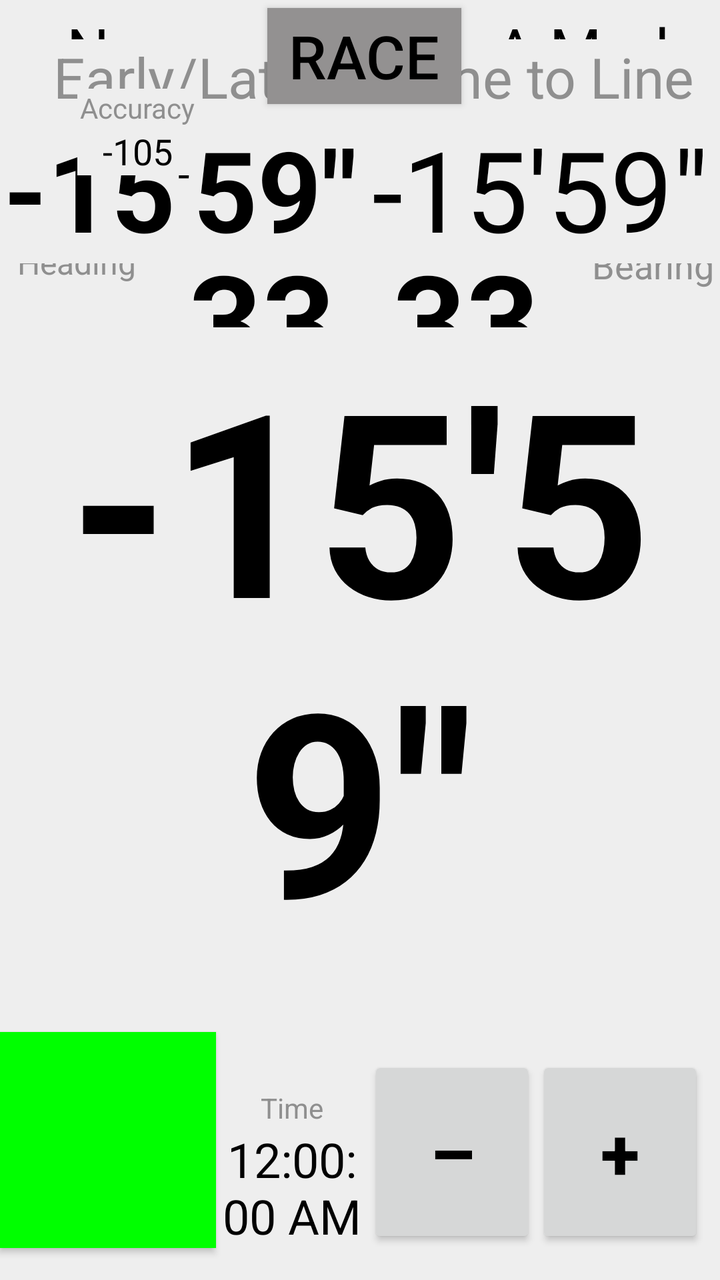
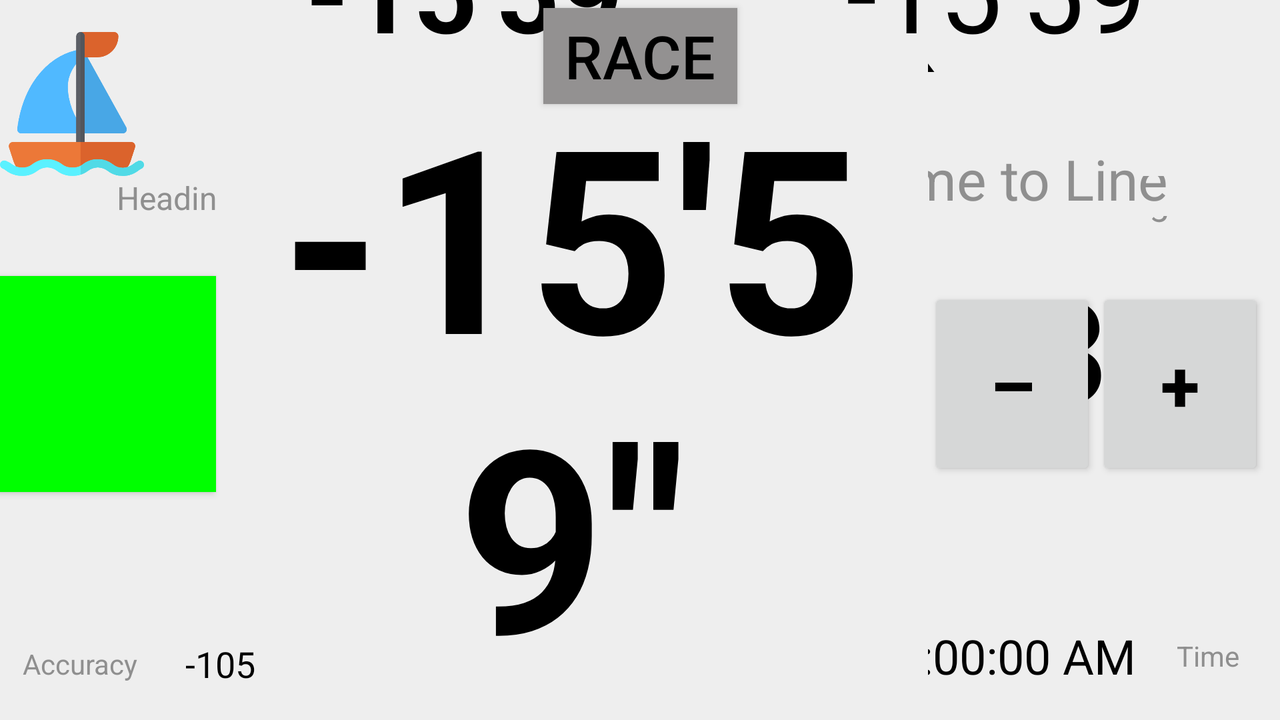

Two renders of one Android screen. The first uses the default layout on a phone; the second uses the alternative layout the repository ships for a different screen configuration, on a matching device. The two XML files are below.
<!-- AndroidManifest.xml: activity theme AppTheme.NoActionBar -->
<!-- res/layout/activity_start.xml -->
<?xml version="1.0" encoding="utf-8"?>
<androidx.constraintlayout.widget.ConstraintLayout xmlns:android="http://schemas.android.com/apk/res/android"
    xmlns:app="http://schemas.android.com/apk/res-auto"
    xmlns:tools="http://schemas.android.com/tools"
    android:layout_width="match_parent"
    android:layout_height="match_parent"
    android:keepScreenOn="true"
    tools:context=".StartActivity">

    <TextView
        android:id="@+id/start_course_name"
        android:layout_width="0dp"
        android:layout_height="wrap_content"
        android:layout_marginStart="4dp"
        android:layout_marginTop="4dp"
        android:gravity="center_horizontal"
        android:text="@string/none"
        android:textAlignment="center"
        android:textColor="@color/normal_text"
        android:textSize="30sp"
        app:layout_constraintEnd_toStartOf="@+id/stop_start"
        app:layout_constraintStart_toStartOf="parent"
        app:layout_constraintTop_toTopOf="parent" />


    <Button
        android:id="@+id/stop_start"
        android:layout_width="97dp"
        android:layout_height="wrap_content"
        android:layout_marginTop="0dp"
        android:background="@color/button_background"
        android:text="@string/race"
        android:textColor="@color/normal_text"
        android:textSize="30sp"
        app:layout_constraintEnd_toStartOf="@id/bearing_text"
        app:layout_constraintStart_toEndOf="@id/heading_text"
        app:layout_constraintTop_toTopOf="@id/start_course_name" />

    <TextView
        android:id="@+id/start_summary"
        android:layout_width="0dp"
        android:layout_height="wrap_content"
        android:text="summy"
        android:textAlignment="center"
        android:textColor="@color/black"
        android:textSize="24sp"
        app:layout_constraintEnd_toEndOf="@+id/stop_start"
        app:layout_constraintStart_toStartOf="@+id/stop_start"
        app:layout_constraintTop_toBottomOf="@id/stop_start" />

    <TextView
        android:id="@+id/start_next_mark_name"
        android:layout_width="0dp"
        android:layout_height="wrap_content"
        android:layout_marginTop="0dp"
        android:gravity="center_horizontal"
        android:text="@string/a_mark"
        android:textAlignment="center"
        android:textColor="@color/normal_text"
        android:textSize="30sp"
        app:layout_constraintEnd_toEndOf="parent"
        app:layout_constraintStart_toEndOf="@id/stop_start"
        app:layout_constraintTop_toTopOf="@id/start_course_name" />

    <TextView
        android:id="@+id/heading_title"
        android:layout_width="64dp"
        android:layout_height="wrap_content"
        android:layout_marginStart="4dp"
        android:layout_marginTop="4dp"
        android:gravity="end"
        android:text="@string/heading"
        android:textColor="@color/titles"
        android:textSize="16sp"
        app:layout_constraintStart_toStartOf="parent"
        app:layout_constraintTop_toTopOf="@id/heading_text" />

    <TextView
        android:id="@+id/heading_text"
        android:layout_width="0dp"
        android:layout_height="wrap_content"
        android:layout_marginStart="16dp"
        android:layout_marginTop="32dp"
        android:layout_marginEnd="8dp"
        android:gravity="center"
        android:text="333"
        android:textColor="@color/normal_text"
        android:textSize="64sp"
        android:textStyle="bold"
        app:layout_constraintEnd_toStartOf="@id/bearing_text"
        app:layout_constraintHorizontal_bias="0.0"
        app:layout_constraintStart_toEndOf="@id/heading_title"
        app:layout_constraintTop_toBottomOf="@+id/start_summary" />

    <TextView
        android:id="@+id/bearing_text"
        android:layout_width="0dp"
        android:layout_height="wrap_content"
        android:layout_marginEnd="16dp"
        android:gravity="center"
        android:text="333"
        android:textColor="@color/normal_text"
        android:textSize="64sp"
        android:textStyle="bold"
        app:layout_constraintBottom_toTopOf="@+id/distance_text"
        app:layout_constraintEnd_toStartOf="@+id/bearing_title"
        app:layout_constraintStart_toEndOf="@id/heading_text"
        app:layout_constraintTop_toTopOf="@id/heading_text"
        app:layout_constraintVertical_bias="0.0" />

    <TextView
        android:id="@+id/bearing_title"
        android:layout_width="64dp"
        android:layout_height="wrap_content"
        android:layout_marginTop="4dp"
        android:gravity="start"
        android:text="@string/bearing"
        android:textColor="@color/titles"
        android:textSize="18sp"
        app:layout_constraintEnd_toEndOf="parent"
        app:layout_constraintStart_toEndOf="@+id/bearing_text"
        app:layout_constraintTop_toTopOf="@id/bearing_text" />

    <TextView
        android:id="@+id/speed_title"
        android:layout_width="64dp"
        android:layout_height="wrap_content"
        android:layout_marginStart="4dp"
        android:gravity="end"
        android:text="@string/kts"
        android:textColor="@color/titles"
        android:textSize="18sp"
        app:layout_constraintBottom_toBottomOf="@+id/speed_text"
        app:layout_constraintStart_toStartOf="parent"
        app:layout_constraintTop_toTopOf="@+id/speed_text"
        app:layout_constraintVertical_bias="0.2" />

    <TextView
        android:id="@+id/speed_text"
        android:layout_width="0dp"
        android:layout_height="wrap_content"
        android:layout_marginStart="16dp"
        android:layout_marginTop="32dp"
        android:layout_marginEnd="8dp"
        android:gravity="center"
        android:text="@string/speed"
        android:textColor="@color/normal_text"
        android:textSize="64sp"
        android:textStyle="bold"
        app:layout_constraintEnd_toStartOf="@+id/distance_text"
        app:layout_constraintStart_toEndOf="@+id/speed_title"
        app:layout_constraintTop_toBottomOf="@+id/heading_text" />

    <TextView
        android:id="@+id/distance_text"
        android:layout_width="0dp"
        android:layout_height="wrap_content"
        android:layout_marginEnd="16dp"
        android:gravity="center"
        android:text="@string/distance"
        android:textAlignment="center"
        android:textColor="@color/normal_text"
        android:textSize="64sp"
        android:textStyle="bold"
        app:layout_constraintEnd_toStartOf="@+id/dist_title"
        app:layout_constraintStart_toEndOf="@id/speed_text"
        app:layout_constraintTop_toTopOf="@+id/speed_text" />


    <TextView
        android:id="@+id/dist_title"
        android:layout_width="64dp"
        android:layout_height="wrap_content"
        android:gravity="start"
        android:text="@string/distance"
        android:textColor="@color/titles"
        android:textSize="18sp"
        app:layout_constraintBottom_toTopOf="@+id/dist_unit"
        app:layout_constraintEnd_toEndOf="parent"
        app:layout_constraintTop_toTopOf="@id/distance_text" />

    <TextView
        android:id="@+id/dist_unit"
        android:layout_width="64dp"
        android:layout_height="wrap_content"
        android:gravity="start"
        android:text="@string/nm"
        android:textColor="@color/titles"
        android:textSize="18sp"
        app:layout_constraintEnd_toEndOf="@+id/dist_title"
        app:layout_constraintTop_toBottomOf="@+id/dist_title" />

    <Button
        android:id="@+id/start_clock"
        android:layout_width="108dp"
        android:layout_height="108dp"
        android:layout_marginBottom="16dp"
        android:background="@color/button_go"
        android:gravity="center|center_horizontal|center_vertical"
        android:src="@drawable/start_tick"
        android:textColor="@color/black"
        android:textSize="30sp"
        app:layout_constraintBottom_toBottomOf="parent"
        app:layout_constraintStart_toStartOf="parent" />

    <TextView
        android:id="@+id/start_time_early_late_title"
        android:layout_width="0dp"
        android:layout_height="wrap_content"
        android:gravity="center"
        android:text="@string/early_late"
        android:textColor="@color/titles"
        android:textSize="28sp"
        app:layout_constraintBottom_toTopOf="@+id/start_time_early_late"
        app:layout_constraintEnd_toEndOf="@id/start_time_early_late"
        app:layout_constraintStart_toStartOf="@+id/start_time_early_late" />

    <TextView
        android:id="@+id/start_time_early_late"
        android:layout_width="0dp"
        android:layout_height="wrap_content"
        android:layout_marginBottom="32dp"
        android:gravity="center"
        android:text="@string/countdown"
        android:textSize="56sp"
        android:textStyle="bold"
        app:layout_constraintBottom_toTopOf="@id/time_to_start"
        app:layout_constraintEnd_toStartOf="@id/time_to_line"
        app:layout_constraintHorizontal_bias="1.0"
        app:layout_constraintStart_toStartOf="@+id/time_to_start" />


    <TextView
        android:id="@+id/time_to_line_title"
        android:layout_width="0dp"
        android:layout_height="wrap_content"
        android:gravity="center"
        android:text="@string/time_to_line"
        android:textColor="@color/titles"
        android:textSize="28sp"
        app:layout_constraintBottom_toTopOf="@+id/time_to_line"
        app:layout_constraintEnd_toEndOf="@id/time_to_line"
        app:layout_constraintStart_toStartOf="@id/time_to_line" />

    <TextView
        android:id="@+id/time_to_line"
        android:layout_width="0dp"
        android:layout_height="wrap_content"
        android:gravity="center"
        android:text="@string/countdown"
        android:textColor="@color/normal_text"
        android:textSize="56sp"
        app:layout_constraintBottom_toBottomOf="@id/start_time_early_late"
        app:layout_constraintEnd_toEndOf="parent"
        app:layout_constraintHorizontal_bias="1.0"
        app:layout_constraintStart_toEndOf="@+id/start_time_early_late" />

    <TextView
        android:id="@+id/time_title"
        android:layout_width="72dp"
        android:layout_height="wrap_content"
        android:gravity="center"
        android:text="@string/time"
        android:textColor="@color/titles"
        android:textSize="14sp"
        app:layout_constraintBottom_toTopOf="@+id/time_text"
        app:layout_constraintEnd_toEndOf="@+id/time_text"
        app:layout_constraintStart_toStartOf="@id/time_text" />


    <TextClock
        android:id="@+id/time_text"
        android:layout_width="0dp"
        android:layout_height="wrap_content"
        android:layout_marginBottom="16dp"
        android:format12Hour="hh:mm:ss a"
        android:format24Hour="HH:mm:ss"
        android:gravity="center"
        android:text="@string/clock_time"
        android:textAlignment="center"
        android:textColor="@color/normal_text"
        android:textSize="24sp"
        app:layout_constraintBottom_toBottomOf="parent"
        app:layout_constraintEnd_toStartOf="@+id/time_minus"
        app:layout_constraintStart_toEndOf="@id/start_clock" />

    <TextView
        android:id="@+id/time_to_start"
        android:layout_width="0dp"
        android:layout_height="wrap_content"
        android:layout_marginBottom="32dp"
        android:gravity="center|center_horizontal"
        android:text="@string/countdown"
        android:textColor="@color/normal_text"
        android:textSize="128sp"
        android:textStyle="bold"
        app:layout_constraintBottom_toTopOf="@+id/start_clock"
        app:layout_constraintEnd_toEndOf="parent"
        app:layout_constraintStart_toStartOf="parent" />

    <Button
        android:id="@+id/time_plus"
        android:layout_width="84dp"
        android:layout_height="96dp"
        android:layout_marginEnd="8dp"
        android:layout_marginBottom="16dp"
        android:gravity="center"
        android:onClick="time_plus"
        android:text="@string/plus"
        android:textColor="@color/black"
        android:textSize="36sp"
        android:textStyle="bold"
        app:layout_constraintBottom_toBottomOf="parent"
        app:layout_constraintEnd_toEndOf="parent" />

    <Button
        android:id="@+id/time_minus"
        android:layout_width="84dp"
        android:layout_height="96dp"
        android:onClick="time_minus"
        android:text="@string/minus"
        android:textColor="@color/black"
        android:textSize="36sp"
        android:textStyle="bold"
        app:layout_constraintBottom_toBottomOf="@+id/time_plus"
        app:layout_constraintEnd_toStartOf="@+id/time_plus" />

    <TextView
        android:id="@+id/accuracy_title"
        android:layout_width="60dp"
        android:layout_height="wrap_content"
        android:gravity="center"
        android:text="@string/accuracy"
        android:textColor="@color/titles"
        android:textSize="14sp"
        app:layout_constraintEnd_toEndOf="@+id/start_course_name"
        app:layout_constraintStart_toStartOf="@+id/start_course_name"
        app:layout_constraintTop_toBottomOf="@+id/start_course_name" />


    <TextView
        android:id="@+id/accuracy_text"
        android:layout_width="60dp"
        android:layout_height="wrap_content"
        android:gravity="center"
        android:text="@string/_105"
        android:textColor="@color/normal_text"
        android:textSize="18sp"
        app:layout_constraintStart_toStartOf="@+id/accuracy_title"
        app:layout_constraintEnd_toEndOf="@+id/accuracy_title"
        app:layout_constraintTop_toBottomOf="@id/accuracy_title" />

</androidx.constraintlayout.widget.ConstraintLayout>
<!-- resources referenced by this layout -->
<resources>
  <color name="black">#000000</color>
  <color name="button_background">#939191</color>
  <color name="button_go">#00FF00</color>
  <color name="normal_text">#000000</color>
  <color name="titles">#8F8F8F</color>
  <string name="_105">-105</string>
  <string name="a_mark">A Mark</string>
  <string name="accuracy">Accuracy</string>
  <string name="bearing">Bearing</string>&gt;
  <string name="clock_time">Time</string>
  <string name="countdown">-15\'59\"</string>
  <string name="distance">Dis</string>
  <string name="early_late">Early/Late</string>
  <string name="heading">Heading</string>
  <string name="kts">Speed\nkts</string>
  <string name="minus">–</string>
  <string name="nm">nm</string>
  <string name="none">None</string>
  <string name="plus">+</string>
  <string name="race">Race</string>
  <string name="speed">Spd</string>
  <string name="time">Time</string>
  <string name="time_to_line">Time to Line</string>
  <style name="AppTheme.NoActionBar" parent="Theme.AppCompat.DayNight">
          <item name="windowActionBar">true</item>
          <item name="windowNoTitle">true</item>
          <item name="android:textColor">#000000</item>
          <item name="android:background">#EEEEEE</item>
      </style>
</resources>
<!-- res/layout-land/activity_start.xml (the repository's variant of the layout above) -->
<!-- drawn on the phone turned sideways -->
<?xml version="1.0" encoding="utf-8"?>
<androidx.constraintlayout.widget.ConstraintLayout xmlns:android="http://schemas.android.com/apk/res/android"
    xmlns:app="http://schemas.android.com/apk/res-auto"
    xmlns:tools="http://schemas.android.com/tools"
    android:layout_width="match_parent"
    android:layout_height="match_parent"
    android:keepScreenOn="true"
    tools:context=".StartActivity">

    <TextView
        android:id="@+id/start_course_name"
        android:layout_width="0dp"
        android:layout_height="wrap_content"
        android:layout_marginStart="4dp"
        android:layout_marginTop="4dp"
        android:gravity="center_horizontal"
        android:text="@string/none"
        android:textAlignment="center"
        android:textColor="@color/normal_text"
        android:textSize="30sp"
        app:layout_constraintStart_toEndOf="@id/imageView3"
        app:layout_constraintEnd_toStartOf="@id/start_summary"
        app:layout_constraintTop_toTopOf="parent" />


    <Button
        android:id="@+id/stop_start"
        android:layout_width="97dp"
        android:layout_height="wrap_content"
        android:layout_marginTop="0dp"
        android:background="@color/button_background"
        android:text="@string/race"
        android:textColor="@color/normal_text"
        android:textSize="30sp"
        app:layout_constraintEnd_toStartOf="@id/bearing_text"
        app:layout_constraintStart_toEndOf="@id/heading_text"
        app:layout_constraintTop_toTopOf="@id/start_course_name" />

    <TextView
        android:id="@+id/start_summary"
        android:layout_width="240dp"
        android:layout_height="wrap_content"
        android:text="summy"
        android:textAlignment="center"
        android:textColor="@color/black"
        android:textSize="24sp"
        app:layout_constraintBottom_toBottomOf="@+id/stop_start"
        app:layout_constraintEnd_toStartOf="@+id/stop_start"
        app:layout_constraintStart_toEndOf="@+id/start_course_name"
        app:layout_constraintTop_toTopOf="@+id/stop_start" />

    <TextView
        android:id="@+id/start_next_mark_name"
        android:layout_width="0dp"
        android:layout_height="wrap_content"
        android:gravity="center_horizontal"
        android:text="@string/a_mark"
        android:textAlignment="center"
        android:textColor="@color/normal_text"
        android:textSize="30sp"
        app:layout_constraintEnd_toStartOf="@id/imageView4"
        app:layout_constraintStart_toEndOf="@+id/start_summary"
        app:layout_constraintTop_toTopOf="@id/start_course_name" />

    <TextView
        android:id="@+id/heading_title"
        android:layout_width="0dp"
        android:layout_height="wrap_content"
        android:layout_marginStart="4dp"
        android:gravity="center"
        android:text="@string/heading"
        android:textColor="@color/titles"
        android:textSize="16sp"
        app:layout_constraintStart_toStartOf="@id/heading_text"
        app:layout_constraintEnd_toEndOf="@id/heading_text"
        app:layout_constraintTop_toBottomOf="@+id/imageView3" />

    <TextView
        android:id="@+id/heading_text"
        android:layout_width="0dp"
        android:layout_height="wrap_content"
        android:layout_marginStart="16dp"
        android:layout_marginTop="16dp"
        android:layout_marginEnd="8dp"
        android:gravity="center"
        android:text="33"
        android:textColor="@color/normal_text"
        android:textSize="72sp"
        android:textStyle="bold"
        app:layout_constraintStart_toStartOf="parent"
        app:layout_constraintEnd_toStartOf="@id/speed_text"
        app:layout_constraintTop_toBottomOf="@id/heading_title" />

    <TextView
        android:id="@+id/bearing_text"
        android:layout_width="0dp"
        android:layout_height="wrap_content"
        android:layout_marginEnd="16dp"
        android:gravity="center"
        android:text="33"
        android:textColor="@color/normal_text"
        android:textSize="72sp"
        android:textStyle="bold"
        app:layout_constraintEnd_toEndOf="parent"
        app:layout_constraintStart_toEndOf="@id/distance_text"
        app:layout_constraintTop_toTopOf="@id/heading_text" />

    <TextView
        android:id="@+id/bearing_title"
        android:layout_width="0dp"
        android:layout_height="wrap_content"
        android:gravity="center"
        android:text="@string/bearing"
        android:textColor="@color/titles"
        android:textSize="18sp"
        app:layout_constraintEnd_toEndOf="@id/bearing_text"
        app:layout_constraintStart_toStartOf="@id/bearing_text"
        app:layout_constraintTop_toTopOf="@id/dist_title" />

    <TextView
        android:id="@+id/speed_title"
        android:layout_width="0dp"
        android:layout_height="wrap_content"
        android:layout_marginStart="4dp"
        android:gravity="center"
        android:text="@string/kts_land"
        android:textColor="@color/titles"
        android:textSize="18sp"
        app:layout_constraintStart_toStartOf="@id/speed_text"
        app:layout_constraintEnd_toEndOf="@id/speed_text"
        app:layout_constraintTop_toTopOf="@id/heading_title"
        app:layout_constraintVertical_bias="0.2" />

    <TextView
        android:id="@+id/speed_text"
        android:layout_width="0dp"
        android:layout_height="wrap_content"
        android:layout_marginStart="16dp"
        android:layout_marginEnd="8dp"
        android:gravity="center"
        android:text="@string/speed"
        android:textColor="@color/normal_text"
        android:textSize="72sp"
        android:textStyle="bold"
        app:layout_constraintStart_toEndOf="@+id/heading_text"
        app:layout_constraintEnd_toStartOf="@id/distance_text"
        app:layout_constraintTop_toTopOf="@+id/heading_text" />

    <TextView
        android:id="@+id/distance_text"
        android:layout_width="0dp"
        android:layout_height="wrap_content"
        android:layout_marginEnd="16dp"
        android:gravity="start"
        android:text="@string/distance"
        android:textColor="@color/normal_text"
        android:textSize="72sp"
        android:textStyle="bold"
        app:layout_constraintStart_toEndOf="@id/speed_text"
        app:layout_constraintEnd_toStartOf="@id/bearing_text"
        app:layout_constraintTop_toTopOf="@+id/speed_text" />


    <TextView
        android:id="@+id/dist_title"
        android:layout_width="0dp"
        android:layout_height="wrap_content"
        android:gravity="center"
        android:text="@string/distance"
        android:textColor="@color/titles"
        android:textSize="18sp"
        app:layout_constraintStart_toStartOf="@id/distance_text"
        app:layout_constraintEnd_toEndOf="@id/distance_text"
        app:layout_constraintTop_toTopOf="@id/speed_title" />

    <TextView
        android:id="@+id/dist_unit"
        android:layout_width="48dp"
        android:layout_height="wrap_content"
        android:gravity="start"
        android:text="@string/nm"
        android:textColor="@color/titles"
        android:textSize="18sp"
        app:layout_constraintEnd_toEndOf="@id/distance_text"
        app:layout_constraintTop_toTopOf="@id/distance_text"
        app:layout_constraintBottom_toBottomOf="@id/distance_text" />

    <Button
        android:id="@+id/start_clock"
        android:layout_width="108dp"
        android:layout_height="108dp"
        android:background="@color/button_go"
        android:gravity="center|center_horizontal|center_vertical"
        android:src="@drawable/start_tick"
        android:textColor="@color/black"
        android:textSize="30sp"
        app:layout_constraintTop_toTopOf="@id/time_to_start"
        app:layout_constraintBottom_toBottomOf="@id/time_to_start"
        app:layout_constraintStart_toStartOf="parent" />

    <TextView
        android:id="@+id/start_time_early_late_title"
        android:layout_width="0dp"
        android:layout_height="wrap_content"
        android:gravity="center"
        android:text="@string/early_late"
        android:textColor="@color/titles"
        android:textSize="28sp"
        app:layout_constraintBottom_toTopOf="@+id/start_time_early_late"
        app:layout_constraintEnd_toEndOf="@id/start_time_early_late"
        app:layout_constraintStart_toStartOf="@+id/start_time_early_late"
        app:layout_constraintTop_toBottomOf="@+id/heading_text" />

    <TextView
        android:id="@+id/start_time_early_late"
        android:layout_width="0dp"
        android:layout_height="wrap_content"
        android:layout_marginBottom="0dp"
        android:gravity="center"
        android:text="@string/countdown"
        android:textSize="56sp"
        android:textStyle="bold"
        app:layout_constraintBottom_toTopOf="@id/time_to_start"
        app:layout_constraintEnd_toStartOf="@id/time_to_line"
        app:layout_constraintHorizontal_bias="1.0"
        app:layout_constraintStart_toStartOf="@+id/time_to_start" />


    <TextView
        android:id="@+id/time_to_line_title"
        android:layout_width="0dp"
        android:layout_height="wrap_content"
        android:gravity="center"
        android:text="@string/time_to_line"
        android:textColor="@color/titles"
        android:textSize="28sp"
        app:layout_constraintBottom_toTopOf="@+id/time_to_line"
        app:layout_constraintEnd_toEndOf="@id/time_to_line"
        app:layout_constraintStart_toStartOf="@id/time_to_line"
        app:layout_constraintTop_toBottomOf="@+id/distance_text" />

    <TextView
        android:id="@+id/time_to_line"
        android:layout_width="0dp"
        android:layout_height="wrap_content"
        android:gravity="center"
        android:text="@string/countdown"
        android:textColor="@color/normal_text"
        android:textSize="56sp"
        app:layout_constraintBottom_toBottomOf="@id/start_time_early_late"
        app:layout_constraintEnd_toEndOf="parent"
        app:layout_constraintHorizontal_bias="1.0"
        app:layout_constraintStart_toEndOf="@+id/start_time_early_late" />

    <TextView
        android:id="@+id/time_title"
        android:layout_width="72dp"
        android:layout_height="wrap_content"
        android:gravity="center"
        android:text="@string/time"
        android:textColor="@color/titles"
        android:textSize="14sp"
        app:layout_constraintTop_toTopOf="@+id/time_text"
        app:layout_constraintBottom_toBottomOf="@id/time_text"
        app:layout_constraintEnd_toEndOf="parent" />


    <TextClock
        android:id="@+id/time_text"
        android:layout_width="0dp"
        android:layout_height="wrap_content"
        android:layout_marginBottom="16dp"
        android:format12Hour="hh:mm:ss a"
        android:format24Hour="HH:mm:ss"
        android:gravity="center"
        android:text="@string/clock_time"
        android:textAlignment="center"
        android:textColor="@color/normal_text"
        android:textSize="24sp"
        app:layout_constraintBottom_toBottomOf="parent"
        app:layout_constraintEnd_toStartOf="@id/time_title" />

    <TextView
        android:id="@+id/time_to_start"
        android:layout_width="0dp"
        android:layout_height="wrap_content"
        android:layout_marginBottom="8dp"
        android:gravity="center|center_horizontal"
        android:text="@string/countdown"
        android:textColor="@color/normal_text"
        android:textSize="128sp"
        android:textStyle="bold"
        app:layout_constraintBottom_toBottomOf="parent"
        app:layout_constraintEnd_toStartOf="@id/time_minus"
        app:layout_constraintStart_toEndOf="@id/start_clock"/>

    <Button
        android:id="@+id/time_plus"
        android:layout_width="84dp"
        android:layout_height="96dp"
        android:layout_marginEnd="8dp"
        android:gravity="center"
        android:onClick="time_plus"
        android:text="@string/plus"
        android:textColor="@color/black"
        android:textSize="36sp"
        android:textStyle="bold"
        app:layout_constraintBottom_toBottomOf="@id/time_minus"
        app:layout_constraintEnd_toEndOf="parent" />

    <Button
        android:id="@+id/time_minus"
        android:layout_width="84dp"
        android:layout_height="96dp"
        android:onClick="time_minus"
        android:text="@string/minus"
        android:textColor="@color/black"
        android:textSize="36sp"
        android:textStyle="bold"
        app:layout_constraintTop_toTopOf="@id/time_to_start"
        app:layout_constraintBottom_toBottomOf="@+id/time_to_start"
        app:layout_constraintEnd_toStartOf="@+id/time_plus" />

    <TextView
        android:id="@+id/accuracy_title"
        android:layout_width="80dp"
        android:layout_height="wrap_content"
        android:gravity="center"
        android:text="@string/accuracy"
        android:textColor="@color/titles"
        android:textSize="14sp"
        app:layout_constraintStart_toStartOf="parent"
        app:layout_constraintTop_toTopOf="@id/accuracy_text"
        app:layout_constraintBottom_toBottomOf="@id/accuracy_text"/>


    <TextView
        android:id="@+id/accuracy_text"
        android:layout_width="60dp"
        android:layout_height="wrap_content"
        android:layout_marginBottom="16dp"
        android:gravity="center"
        android:text="@string/_105"
        android:textColor="@color/normal_text"
        android:textSize="18sp"
        app:layout_constraintStart_toEndOf="@+id/accuracy_title"
        app:layout_constraintBottom_toBottomOf="parent"/>

    <ImageView
        android:id="@+id/imageView3"
        android:layout_width="72dp"
        android:layout_height="72dp"
        android:layout_marginTop="16dp"
        app:layout_constraintStart_toStartOf="parent"
        app:layout_constraintTop_toTopOf="parent"
        app:srcCompat="@drawable/boat" />

    <ImageView
        android:id="@+id/imageView4"
        android:layout_width="72dp"
        android:layout_height="72dp"
        android:layout_marginTop="16dp"
        app:layout_constraintEnd_toEndOf="parent"
        app:layout_constraintTop_toTopOf="parent"
        app:srcCompat="@drawable/buoys" />

</androidx.constraintlayout.widget.ConstraintLayout>
<!-- resources referenced by the variant -->
<!-- as the phone turned sideways resolves them -->
<resources>
  <color name="black">#000000</color>
  <color name="button_background">#939191</color>
  <color name="button_go">#00FF00</color>
  <color name="normal_text">#000000</color>
  <color name="titles">#8F8F8F</color>
  <!-- drawable boat: png bitmap (drawable, 17496 bytes) -->
  <string name="_105">-105</string>
  <string name="a_mark">A Mark</string>
  <string name="accuracy">Accuracy</string>
  <string name="bearing">Bearing</string>&gt;
  <string name="clock_time">Time</string>
  <string name="countdown">-15\'59\"</string>
  <string name="distance">Dis</string>
  <string name="early_late">Early/Late</string>
  <string name="heading">Heading</string>
  <string name="kts_land">Speed kts</string>
  <string name="minus">–</string>
  <string name="nm">nm</string>
  <string name="none">None</string>
  <string name="plus">+</string>
  <string name="race">Race</string>
  <string name="speed">Spd</string>
  <string name="time">Time</string>
  <string name="time_to_line">Time to Line</string>
  <style name="AppTheme.NoActionBar" parent="Theme.AppCompat.DayNight">
          <item name="windowActionBar">true</item>
          <item name="windowNoTitle">true</item>
          <item name="android:textColor">#000000</item>
          <item name="android:background">#EEEEEE</item>
      </style>
</resources>
